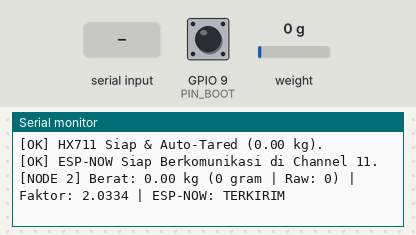
A sketch run on a simulated ESP32-C3. On the bench: the last lines printed to the serial monitor. The inputs (shaded band) are chosen by the test bench; at power-on: GPIO 9 (PIN_BOOT) HIGH, weight on the scale 0 g. EEPROM starts erased.

Above: at 5.2 s.
5.3 s: GPIO 9 (PIN_BOOT) pulled LOW for 1 s
At 7.5 s:
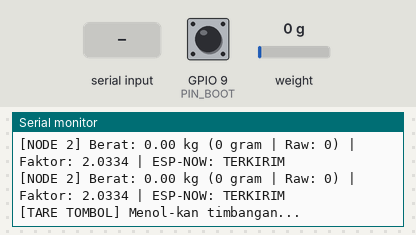
7.9 s: "t\n" received over Serial
At 9.1 s:
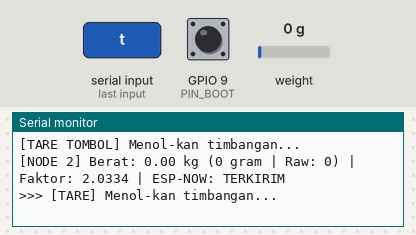
10.9 s: "cal \n" received over Serial
At 11.49 s:
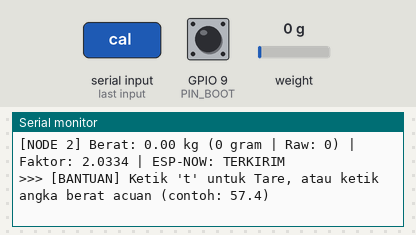
12.7 s: "90,45\n" received over Serial
At 14.0 s:
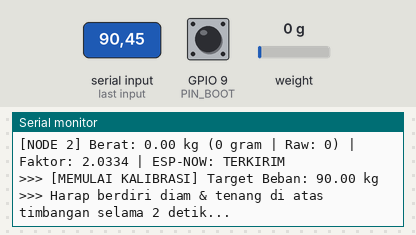
14.3 s: weight on the scale set to 100 g
At 17.12 s:
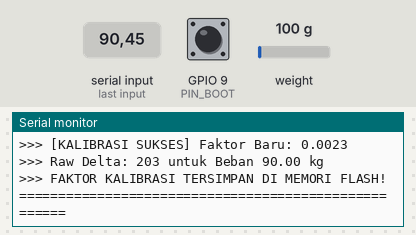
17.3 s: weight on the scale set to 1250 g
At 17.9 s:
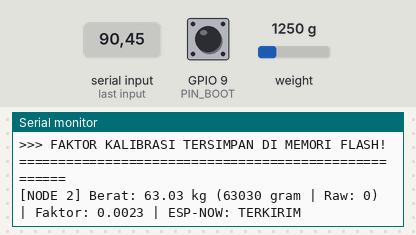
Timing chart, 0 to 19.8 s (numbered marks = the images above; inputs shaded):
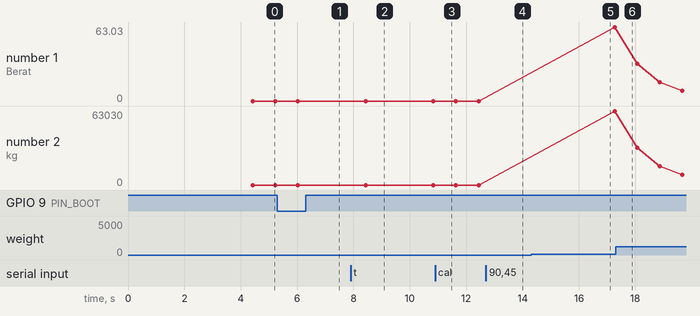

Measured:
- after the input at 5.3 s, the serial monitor: prints a new line after 1.1 s (image 1)
- after the input at 7.9 s, the serial monitor: prints a new line after 0.53 s (image 2)
- after the input at 10.9 s, the serial monitor: prints a new line after 0.34 s (image 3)
- after the input at 12.7 s, the serial monitor: prints a new line after 0.14 s (image 4)
- after the input at 14.3 s, the serial monitor: prints a new line after 2.5 s (image 5)
- plotted number 1: 0 → 63.03 after the input at 14.3 s, 63.03 → 8.52 after the input at 17.3 s
- plotted number 2: 0 → 63030 after the input at 14.3 s, 63030 → 8518 after the input at 17.3 s

The sketch:

node2_berat.ino
```cpp
/* =================================================================================
 * SMART HEALTH POSYANDU IoT (V4 FIREBASE ECOSYSTEM)
 * NODE 2: ESP32-C3 - Timbangan Digital Balita (HX711 Load Cell)
 *
 * Fitur:
 * - Pembacaan berat badan presisi dalam Kilogram (kg).
 * - Tombol BOOT Multifungsi (GPIO 9):
 *     * Klik Cepat (< 1.5 detik) : TARE (Nol-kan timbangan).
 *     * Tahan Lama (>= 4 detik)  : KALIBRASI BEBAN ACUAN (misal 900g).
 * - Faktor kalibrasi tersimpan permanen di memori NVS Flash (Preferences.h).
 * - Menerima perintah TARE jarak jauh via ESP-NOW dari ESP32 CYD Gateway.
 * - Mengirimkan data berat badan secara real-time via ESP-NOW Broadcast.
 *
 * Pinout ESP32-C3:
 * - HX711 DT   -> GPIO 4
 * - HX711 SCK  -> GPIO 5
 * - BOOT Key   -> GPIO 9
 * - VCC        -> 3.3V / 5V, GND -> GND
 * ================================================================================= */

#include <WiFi.h>
#include <esp_now.h>
#include <esp_wifi.h>
#include "HX711.h"
#include <Preferences.h>

#define WIFI_CHANNEL 11

// ==========================================
// 1. KONFIGURASI HARDWARE & PIN
// ==========================================
const int LOADCELL_DOUT_PIN = 4; // DT HX711
const int LOADCELL_SCK_PIN  = 5; // SCK HX711
const int PIN_BOOT          = 9; // Tombol internal BOOT ESP32-C3

HX711 scale;
Preferences preferences;

// ==========================================
// 2. STRUKTUR PAKET ESP-NOW
// ==========================================
// Paket Kirim (Node 2 -> CYD Hub)
typedef struct struct_msg_berat {
  int node_id;      // 2 = Timbangan
  float berat_kg;   // Berat dalam satuan Kilogram (contoh: 12.45 kg)
  int status_kode;  // 0 = Normal, 1 = Tare Berhasil, 2 = Kalibrasi Berhasil
} struct_msg_berat;

struct_msg_berat myData;

// Paket Perintah Terima (CYD Hub -> Node 2)
typedef struct struct_cmd_tare {
  int target_node;  // 2
  int command;      // 1 = Tare, 2 = Calibrate
  float target_kg;  // Custom target weight (contoh: 57.4, 60.0, 19.0)
} struct_cmd_tare;

uint8_t broadcastAddress[] = {0xFF, 0xFF, 0xFF, 0xFF, 0xFF, 0xFF};
esp_now_peer_info_t peerInfo;

// ==========================================
// 3. VARIABEL KALIBRASI & TIMING
// ==========================================
// Berdasarkan data riil beban 920g: Delta Raw = 2971 - 1100 = 1871 count
// Faktor per gram = 1871 / 920 = 2.0334 count/gram
float cal_factor = 2.0334;            // Nilai kalibrasi presisi beban 920g
const float BEBAN_KALIBRASI_G = 920.0;// Beban referensi 920 gram
float currentWeightGrams = 0.0;
float currentWeightKg = 0.0;

bool lastButtonState = HIGH;
unsigned long pressTime = 0;
bool actionDone = false;

unsigned long lastSendTime = 0;
unsigned long lastSerialTime = 0;

// ==========================================
// 4. CALLBACK PENERIMA ESP-NOW (REMOTE TARE & KALIBRASI)
// ==========================================
void OnDataRecv(const esp_now_recv_info_t *recv_info, const uint8_t *incomingData, int len) {
  if (len >= 8) {
    struct_cmd_tare cmd;
    memset(&cmd, 0, sizeof(cmd));
    memcpy(&cmd, incomingData, min((size_t)len, sizeof(cmd)));

    if (cmd.target_node == 2) {
      if (cmd.command == 1) { // TARE
        Serial.println("\n[ESP-NOW WIRELESS] Menerima instruksi TARE dari CYD Hub!");
        scale.tare(20);
        currentWeightGrams = 0.0f;
        currentWeightKg = 0.0f;
        myData.status_kode = 1;
        esp_now_send(broadcastAddress, (uint8_t *)&myData, sizeof(myData));
        Serial.println("[ESP-NOW WIRELESS] TARE Berhasil dieksekusi!");
      }
      else if (cmd.command == 2) { // KALIBRASI BEBAN KUSTOM
        float targetKg = cmd.target_kg;
        if (targetKg < 0.5f || targetKg > 200.0f) targetKg = 57.4f;

        Serial.printf("\n[ESP-NOW WIRELESS] Menerima instruksi KALIBRASI BEBAN: %.2f kg dari CYD Hub...\n", targetKg);
        delay(300);
        long raw_val = scale.get_value(25); // Ambil rata-rata 25 sampel presisi
        float targetGrams = targetKg * 1000.0f;
        cal_factor = (float)raw_val / targetGrams;

        scale.set_scale(cal_factor);
        preferences.putFloat("faktor", cal_factor);
        currentWeightGrams = targetGrams;
        currentWeightKg = targetKg;
        myData.status_kode = 2; // Kode Kalibrasi Sukses

        esp_now_send(broadcastAddress, (uint8_t *)&myData, sizeof(myData));

        Serial.println("=====================================================");
        Serial.printf("[ESP-NOW WIRELESS] KALIBRASI SUKSES! Faktor: %.4f\n", cal_factor);
        Serial.printf("[ESP-NOW WIRELESS] Raw Delta: %ld untuk Beban %.2f kg\n", raw_val, targetKg);
        Serial.println("=====================================================");
      }
    }
  }
}

// ==========================================
// 5. SETUP
// ==========================================
void setup() {
  Serial.begin(115200);
  delay(1000);
  Serial.println("\n================================================");
  Serial.println("  [NODE 2] TIMBANGAN DIGITAL BALITA (HX711)    ");
  Serial.println("  Kalibrasi Beban Acuan: 920 Gram              ");
  Serial.println("================================================");

  pinMode(PIN_BOOT, INPUT_PULLUP);

  // A. Membaca Memori Flash NVS untuk Kalibrasi
  preferences.begin("timbangan", false);
  cal_factor = preferences.getFloat("faktor", 2.0334f);
  if (cal_factor == 420.0f || cal_factor <= 0.0f || cal_factor == 1.0f) {
    cal_factor = 2.0334f;
    preferences.putFloat("faktor", cal_factor);
  }
  Serial.printf("[NVS] Faktor Kalibrasi Aktif: %.4f (1871 count / 920g)\n", cal_factor);

  // B. Inisialisasi Modul HX711 & Auto-Tare
  scale.begin(LOADCELL_DOUT_PIN, LOADCELL_SCK_PIN);
  unsigned long startWait = millis();
  while (!scale.is_ready() && (millis() - startWait < 2000)) {
    delay(50);
  }
  delay(1000); // Tunggu filter internal HX711 stabil
  scale.set_scale(cal_factor);
  scale.tare(20); // Nol-kan beban saat pertama kali alat menyala (20 sampel)
  Serial.println("[OK] HX711 Siap & Auto-Tared (0.00 kg).");

  // C. Inisialisasi WiFi & ESP-NOW di Channel 11
  WiFi.mode(WIFI_STA);
  WiFi.disconnect();
  esp_wifi_set_promiscuous(true);
  esp_wifi_set_channel(WIFI_CHANNEL, WIFI_SECOND_CHAN_NONE);
  esp_wifi_set_promiscuous(false);

  if (esp_now_init() != ESP_OK) {
    Serial.println("[ERROR] Inisialisasi ESP-NOW Gagal!");
    return;
  }
  esp_now_register_recv_cb(OnDataRecv);

  memcpy(peerInfo.peer_addr, broadcastAddress, 6);
  peerInfo.channel = WIFI_CHANNEL;
  peerInfo.encrypt = false;
  if (esp_now_add_peer(&peerInfo) != ESP_OK) {
    Serial.println("[ERROR] Gagal Daftarkan Peer Broadcast!");
  } else {
    Serial.printf("[OK] ESP-NOW Siap Berkomunikasi di Channel %d.\n", WIFI_CHANNEL);
  }

  myData.node_id = 2;
  myData.berat_kg = 0.0;
  myData.status_kode = 0;
}

// ==========================================
// 6. LOOP UTAMA
// ==========================================
void loop() {
  // ----------------------------------------
  // A. INTERACTIVE SERIAL CALIBRATION COMMAND
  // ----------------------------------------
  if (Serial.available()) {
    String input = Serial.readStringUntil('\n');
    input.trim();
    if (input.length() > 0) {
      if (input.equalsIgnoreCase("t") || input.equalsIgnoreCase("tare") || input == "0") {
        Serial.println("\n>>> [TARE] Menol-kan timbangan...");
        scale.tare(20);
        currentWeightGrams = 0.0f;
        currentWeightKg = 0.0f;
        Serial.println(">>> [TARE SELESAI] Nilai timbangan sekarang: 0.00 kg.\n");
      } else {
        String numStr = input;
        if (numStr.startsWith("cal ") || numStr.startsWith("CAL ")) {
          numStr = numStr.substring(4);
        }
        float targetKg = numStr.toFloat();
        if (targetKg > 0.5f && targetKg <= 200.0f) {
          Serial.printf("\n>>> [MEMULAI KALIBRASI] Target Beban: %.2f kg\n", targetKg);
          Serial.println(">>> Harap berdiri diam & tenang di atas timbangan selama 2 detik...");
          delay(1500);
          long raw_val = scale.get_value(25); // Ambil rata-rata 25 sampel presisi
          float targetGrams = targetKg * 1000.0f;
          cal_factor = (float)raw_val / targetGrams;

          scale.set_scale(cal_factor);
          preferences.putFloat("faktor", cal_factor);
          currentWeightGrams = targetGrams;
          currentWeightKg = targetKg;

          Serial.println("=====================================================");
          Serial.printf(">>> [KALIBRASI SUKSES] Faktor Baru: %.4f\n", cal_factor);
          Serial.printf(">>> Raw Delta: %ld untuk Beban %.2f kg\n", raw_val, targetKg);
          Serial.println(">>> FAKTOR KALIBRASI TERSIMPAN DI MEMORI FLASH!");
          Serial.println("=====================================================\n");
          myData.status_kode = 2;
        } else {
          Serial.println(">>> [BANTUAN] Ketik 't' untuk Tare, atau ketik angka berat acuan (contoh: 57.4)");
        }
      }
    }
  }

  // ----------------------------------------
  // B. BACA DATA LOAD CELL DENGAN FILTER PEREDAM AYUNAN (EMA)
  // ----------------------------------------
  long currentRaw = 0;
  if (scale.is_ready()) {
    currentRaw = scale.get_value(1);
    float rawGrams = scale.get_units(3);

    // Filter EMA (Exponential Moving Average) 70% data lama + 30% data baru
    // Menghilangkan efek "ngayun" naik turun secara instan
    currentWeightGrams = (currentWeightGrams * 0.70f) + (rawGrams * 0.30f);

    float tempGrams = currentWeightGrams;
    // Filter anti-noise saat timbangan kosong (di bawah 50g dianggap nol)
    if (abs(tempGrams) < 50.0f) {
      tempGrams = 0.0f;
    }
    // Cegah angka negatif getaran lantai
    if (tempGrams < 0.0f && tempGrams > -100.0f) {
      tempGrams = 0.0f;
    }

    currentWeightKg = tempGrams / 1000.0f; // Konversi gram ke kilogram
  }

  // ----------------------------------------
  // C. SMART BUTTON BOOT (TARE & KALIBRASI FISIK)
  // ----------------------------------------
  int reading = digitalRead(PIN_BOOT);

  // Tombol mulai ditekan
  if (reading == LOW && lastButtonState == HIGH) {
    pressTime = millis();
    actionDone = false;
  }

  // 1. TAHAN LAMA (>= 4 DETIK) = KALIBRASI ULANG FISIK
  if (reading == LOW && !actionDone && (millis() - pressTime >= 4000)) {
    Serial.println("\n[KALIBRASI TOMBOL] Memulai kalibrasi fisik 57.4kg...");
    long raw_val = scale.get_value(20);
    cal_factor = (float)raw_val / (57.4f * 1000.0f);

    scale.set_scale(cal_factor);
    preferences.putFloat("faktor", cal_factor);

    Serial.printf("[KALIBRASI SELESAI] Faktor baru: %.4f tersimpan di NVS Flash!\n", cal_factor);
    myData.status_kode = 2;
    actionDone = true;
  }

  // 2. KLIK CEPAT (< 1.5 DETIK) = TARE (NOL-KAN)
  if (reading == HIGH && lastButtonState == LOW) {
    long duration = millis() - pressTime;
    if (duration > 50 && duration < 1500 && !actionDone) {
      Serial.println("\n[TARE TOMBOL] Menol-kan timbangan...");
      scale.tare(20);
      currentWeightGrams = 0.0f;
      myData.status_kode = 1;
      actionDone = true;
    }
  }
  lastButtonState = reading;

  // ----------------------------------------
  // D. TRANSMISI ESP-NOW (Tiap 200ms)
  // ----------------------------------------
  if (millis() - lastSendTime >= 200) {
    lastSendTime = millis();

    // Pastikan channel tetap 11
    esp_wifi_set_channel(WIFI_CHANNEL, WIFI_SECOND_CHAN_NONE);

    myData.node_id = 2;
    myData.berat_kg = currentWeightKg;

    esp_now_send(broadcastAddress, (uint8_t *)&myData, sizeof(myData));

    // Reset status kode setelah terkirim
    if (myData.status_kode != 0) {
      myData.status_kode = 0;
    }
  }

  // ----------------------------------------
  // E. SERIAL MONITOR DIAGNOSTIK (Tiap 500ms)
  // ----------------------------------------
  if (millis() - lastSerialTime >= 500) {
    lastSerialTime = millis();
    Serial.printf("[NODE 2] Berat: %.2f kg (%.0f gram | Raw: %ld) | Faktor: %.4f | ESP-NOW: TERKIRIM\n",
      currentWeightKg, currentWeightGrams, currentRaw, cal_factor);
  }
}
```
